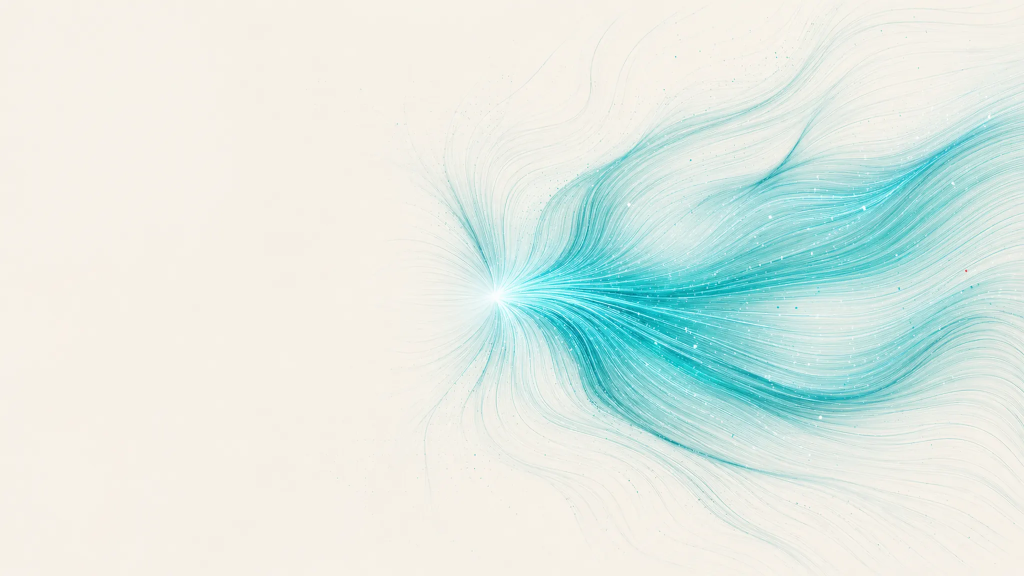
#> input picture assets/media/v2/hero-energy-flow.webp, 2048 x 1152 px (shown at 1/2 size)
$ python -i generate-concept-media.py   (imports and definitions only)
#> lines starting #> are read from the running program, lines starting #| are printed output that depends on the picture
#!/usr/bin/env python3
"""Generate lightweight, non-representational ARF concept films.

The outputs are intentionally abstract. They visualize the company's technology
architecture without presenting stock footage as completed ARF work.
"""

from __future__ import annotations

import math
import shutil
import subprocess
import tempfile
from functools import lru_cache
from pathlib import Path

from PIL import Image, ImageDraw, ImageFilter


ROOT = Path(__file__).resolve().parents[1]
OUTPUT_DIR = ROOT / "assets" / "media"
WIDTH = 1280
HEIGHT = 720
FPS = 24
SECONDS = 6
FRAME_COUNT = FPS * SECONDS

INK = (16, 42, 58)
RED = (211, 10, 10)
TEAL = (39, 145, 116)
SKY = (83, 157, 198)
AMBER = (232, 169, 58)


def mix(a: tuple[int, int, int], b: tuple[int, int, int], amount: float) -> tuple[int, int, int]:
    return tuple(round(a[index] * (1 - amount) + b[index] * amount) for index in range(3))


@lru_cache(maxsize=3)
def background(accent: tuple[int, int, int]) -> Image.Image:
    start = (248, 250, 247)
    end = mix((232, 241, 237), accent, 0.08)
    image = Image.new("RGB", (WIDTH, HEIGHT))
    pixels = image.load()
    for y in range(HEIGHT):
        y_amount = y / (HEIGHT - 1)
        for x in range(WIDTH):
            x_amount = x / (WIDTH - 1)
            amount = min(1, 0.2 + 0.46 * x_amount + 0.16 * y_amount)
            pixels[x, y] = mix(start, end, amount)
    return image


# [74 lines left out: functions hex_points, line_point, draw_grid, draw_node, draw_path, not called in this run]


def draw_horizon(frame: int) -> Image.Image:
    phase = frame / FRAME_COUNT
    image = background(TEAL).convert("RGBA")
    draw_grid(image, TEAL, phase)
    center = (760, 360)
    paths = [
        [(80, 230), (270, 230), (430, 330), (615, 330), center],
        [(65, 360), (280, 360), (440, 360), (610, 360), center],
        [(80, 495), (270, 495), (430, 390), (615, 390), center],
        [center, (910, 360), (1030, 245), (1215, 245)],
        [center, (910, 360), (1030, 475), (1215, 475)],
    ]
    for index, path in enumerate(paths):
        draw_path(image, path, TEAL if index < 3 else SKY, phase + index * 0.08)
    draw_node(image, center, 86, TEAL, phase)
    return image.convert("RGB")


# [91 lines left out: functions draw_management, draw_harvesting, encode, main, not called in this run]


# [2 lines not run here, left out]

>>> import cv2
>>> picture = cv2.imread('../assets/media/v2/hero-energy-flow.webp', cv2.IMREAD_GRAYSCALE)
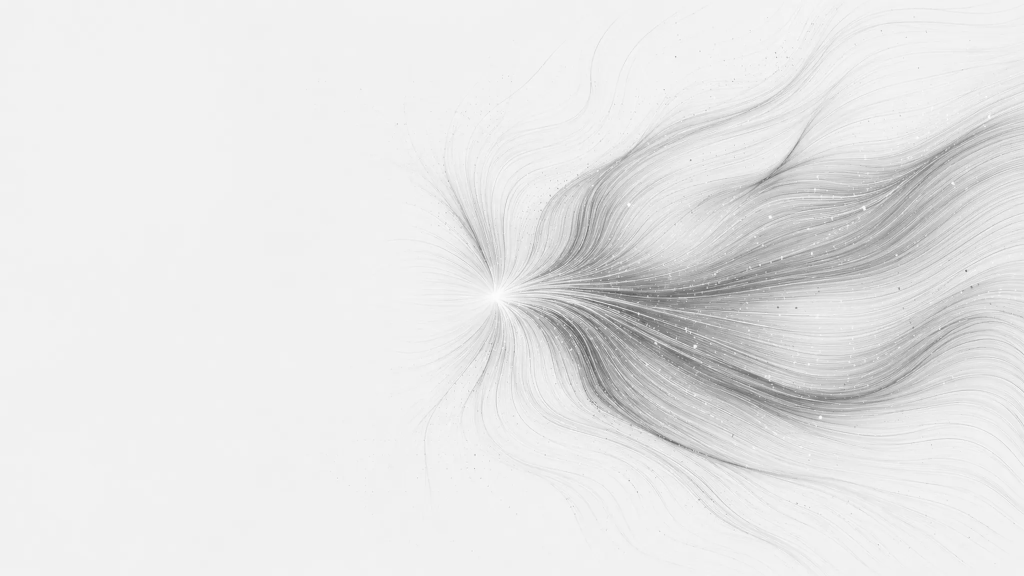
#> picture: shape (1152, 2048) (shown at 1/2 size); min 79, max 255, mean 230.1
>>> result = draw_horizon(picture)
#> in draw_horizon, `phase = frame / FRAME_COUNT`:
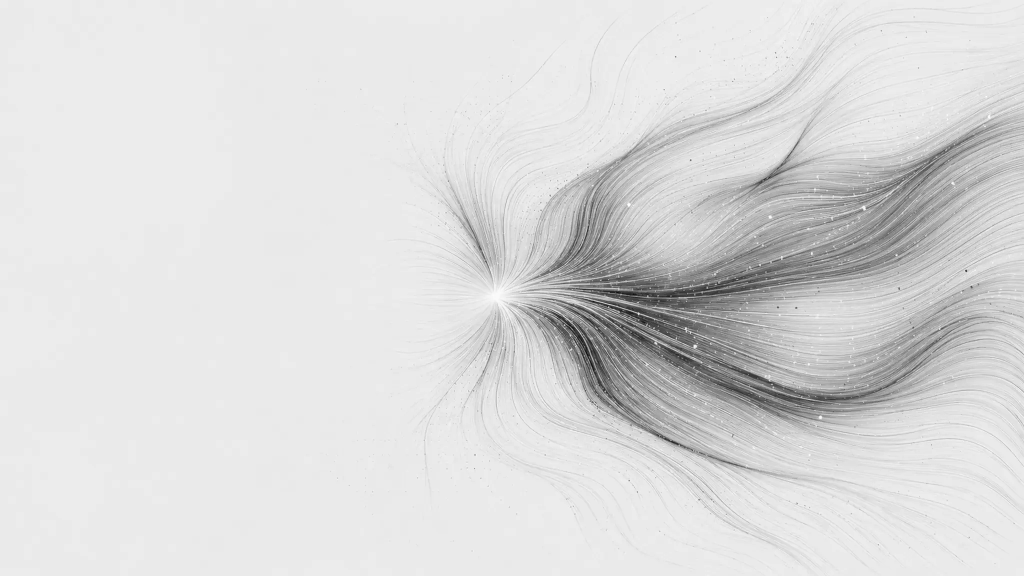
#> phase: shape (1152, 2048) float64 (shown at 1/2 size); min 0.549, max 1.77, mean 1.6; drawn with min black and max white
#> in background, `image = Image.new("RGB", (WIDTH, HEIGHT))`: image: PIL image 1280x720 RGB; every value is 0
#> (the run stopped early here; a loop or call above may not have finished)
